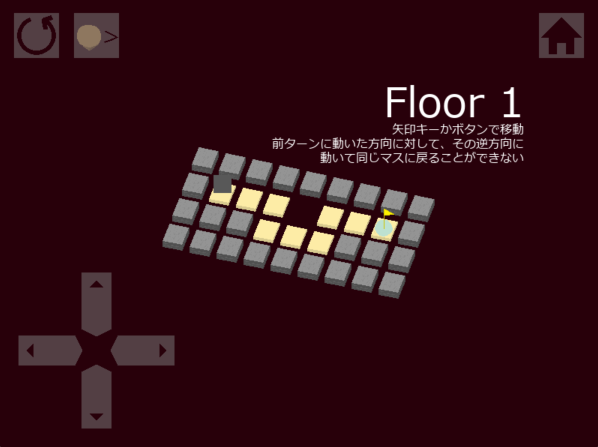
#> input picture images/n1.png, 1196 x 894 px, found by its file name (shown at 1/2 size)
$ python pil.py
#> lines starting #> are read from the running program, lines starting #| are printed output that depends on the picture; pictures that were not available may be replaced by others from this repository, and a replacement may not be noted
from PIL import Image, ImageDraw, ImageFilter

def create_header():
    img = Image.open("header_moto.png")

    im_a = Image.new("L", img.size, 0)
    draw = ImageDraw.Draw(im_a)
    draw.ellipse([(-10000,-10000),(15000,600)],fill=255)
    im_a = im_a.filter(ImageFilter.GaussianBlur(200))

    img_al = img.copy()
    img_al.putalpha(im_a)

    img_al.save("header.png")

def trimming(i):
#> called with i = 1
    img = Image.open('images/n'+str(i)+'.png')
#> img is the input picture: PIL image 1196x894 RGBA; mean R, G, B, A 51.2, 14.9, 23, 255
    im_a = img.crop((3,51,1199,945))
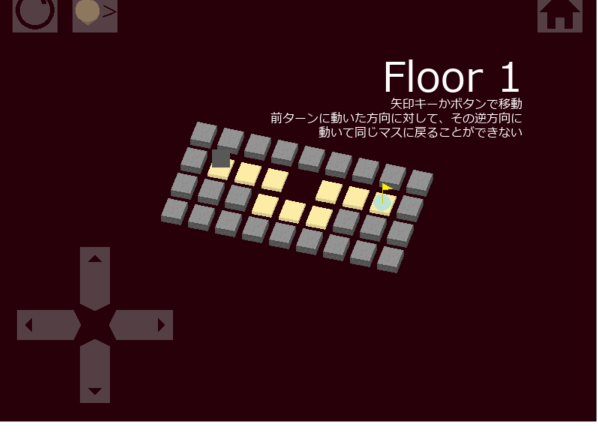
#> im_a: PIL image 1196x894 RGBA (shown at 1/2 size); mean R, G, B, A 48.6, 14.6, 22, 239.8; transparent parts drawn white
    im_a.save('images/n'+str(i)+'.png')

trimming(1)
trimming(2)
#> call 2 of trimming, with i = 2
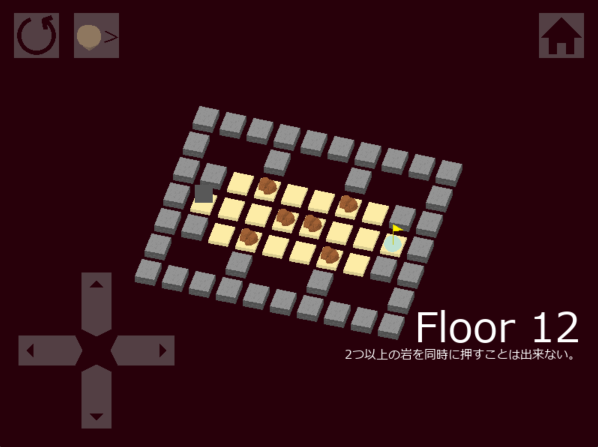
#> input picture images/n2.png, 1196 x 894 px, found by its file name (shown at 1/2 size)
#> in trimming, img is the input picture: PIL image 1196x894 RGBA; mean R, G, B, A 56, 20.8, 27.4, 255
#> in trimming (call 2), `im_a = img.crop((3,51,1199,945))`:
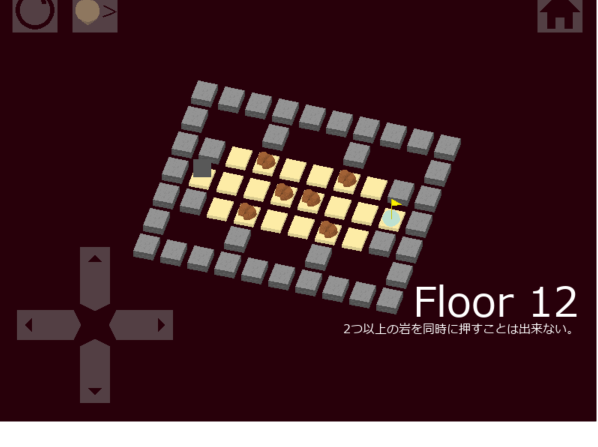
#> im_a: PIL image 1196x894 RGBA (shown at 1/2 size); mean R, G, B, A 53.4, 20.5, 26.4, 239.8; transparent parts drawn white
trimming(3)
#> call 3 of trimming, with i = 3
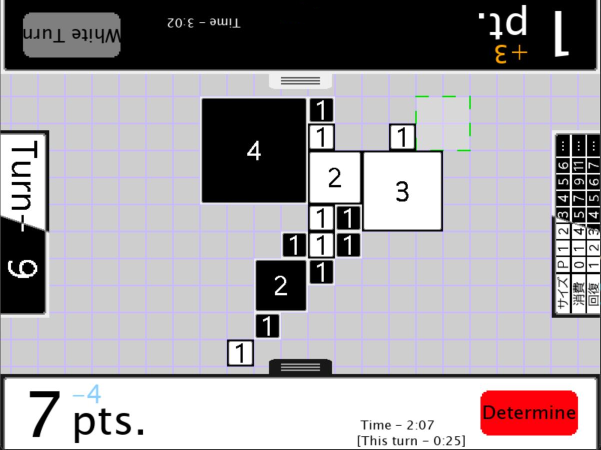
#> input picture images/gomoku.png, 1201 x 899 px, given in place of n3.png, which was not available (shown at 1/2 size)
#> in trimming, img is the input picture: PIL image 1201x899 RGBA; mean R, G, B, A 162.9, 158.4, 161.8, 255
#> in trimming (call 3), `im_a = img.crop((3,51,1199,945))`:
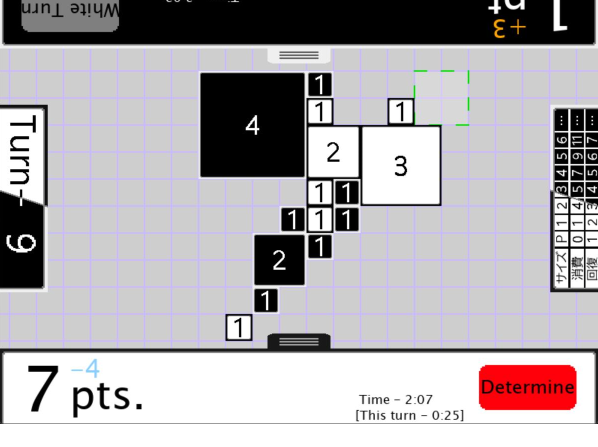
#> im_a: PIL image 1196x894 RGBA (shown at 1/2 size); mean R, G, B, A 162.9, 158.3, 161.8, 241.9; transparent parts drawn white
trimming(4)
